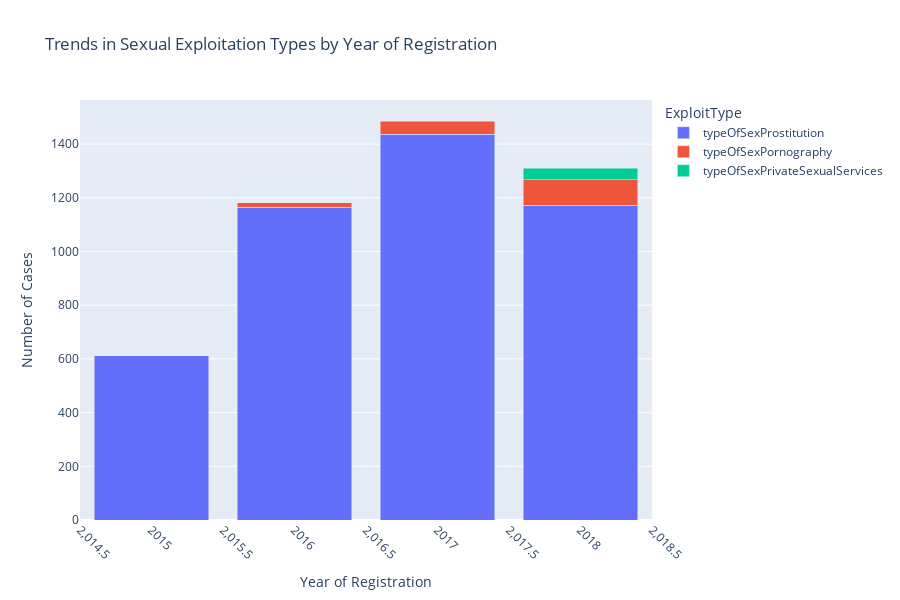

The notebook cell saved with this chart:
### Markdown cell above
Early years: Sexual Exploitation > Forced Labour
Mid-years: Growth in Forced Labour
2016: Huge rise in Other Exploitation (plus new types appear)
After 2016: Sexual Exploitation dominates again, but dataset becomes more diverse in types.

All of this is affected by the lack of good data collection mentioned previosuly

### Code cell
# Sexual exploitation features to visualize
sexual_exploitation_features = [
    'typeOfSexProstitution', 'typeOfSexPornography', 'typeOfSexRemoteInteractiveServices', 'typeOfSexPrivateSexualServices'
]

# Melt the dataframe to long format
df_melted_sexual = df[['yearOfRegistration'] + sexual_exploitation_features].melt(id_vars='yearOfRegistration', 
                                                                                   var_name='ExploitType', 
                                                                                   value_name='Presence')

# Filter rows where Presence is 1 (indicating the presence of the exploit type)
df_melted_sexual = df_melted_sexual[df_melted_sexual['Presence'] == 1]

# Aggregate counts by year and exploit type
df_aggregated_sexual = df_melted_sexual.groupby(['yearOfRegistration', 'ExploitType']).size().reset_index(name='Count')

# Create an interactive Plotly bar chart
fig_sexual = px.bar(df_aggregated_sexual, 
                    x="yearOfRegistration", 
                    y="Count", 
                    color="ExploitType", 
                    barmode="stack",
                    title="Trends in Sexual Exploitation Types by Year of Registration",
                    labels={"yearOfRegistration": "Year of Registration", "Count": "Number of Cases"},
                    height=600)

# Update layout for better readability
fig_sexual.update_layout(
    xaxis_title="Year of Registration",
    yaxis_title="Number of Cases",
    xaxis=dict(tickangle=45),
    barmode='stack',  # Stack bars to show the trend for each type of exploitation
)

# Show the plot
fig_sexual.show()

### Figure 1 — Plotly figure (JSON) as saved in the notebook; plotly's stock layout.template omitted (floating-point values rounded to 4 significant figures)
{"data": [{"hovertemplate": "ExploitType=typeOfSexProstitution<br>Year of Registration=%{x}<br>Number of Cases=%{y}<extra></extra>", "legendgroup": "typeOfSexProstitution", "marker": {"color": "#636efa", "pattern": {"shape": ""}}, "name": "typeOfSexProstitution", "orientation": "v", "showlegend": true, "textposition": "auto", "type": "bar", "x": [2015, 2016, 2017, 2018], "xaxis": "x", "y": [612, 1164, 1437, 1173], "yaxis": "y"}, {"hovertemplate": "ExploitType=typeOfSexPornography<br>Year of Registration=%{x}<br>Number of Cases=%{y}<extra></extra>", "legendgroup": "typeOfSexPornography", "marker": {"color": "#EF553B", "pattern": {"shape": ""}}, "name": "typeOfSexPornography", "orientation": "v", "showlegend": true, "textposition": "auto", "type": "bar", "x": [2016, 2017, 2018], "xaxis": "x", "y": [17, 49, 94], "yaxis": "y"}, {"hovertemplate": "ExploitType=typeOfSexPrivateSexualServices<br>Year of Registration=%{x}<br>Number of Cases=%{y}<extra></extra>", "legendgroup": "typeOfSexPrivateSexualServices", "marker": {"color": "#00cc96", "pattern": {"shape": ""}}, "name": "typeOfSexPrivateSexualServices", "orientation": "v", "showlegend": true, "textposition": "auto", "type": "bar", "x": [2018], "xaxis": "x", "y": [43], "yaxis": "y"}], "layout": {"barmode": "stack", "height": 600, "legend": {"title": {"text": "ExploitType"}, "tracegroupgap": 0}, "title": {"text": "Trends in Sexual Exploitation Types by Year of Registration"}, "xaxis": {"anchor": "y", "domain": [0, 1], "tickangle": 45, "title": {"text": "Year of Registration"}}, "yaxis": {"anchor": "x", "domain": [0, 1], "title": {"text": "Number of Cases"}}}}
